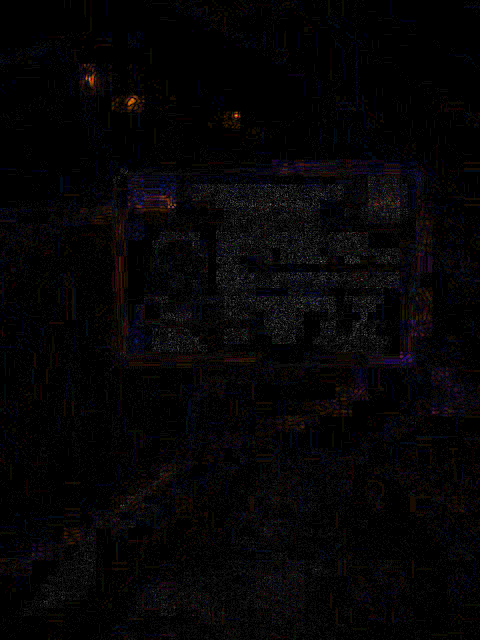
#> input picture outputs/ela.png, 480 x 640 px
$ python -i image.py   (imports and definitions only)
#> lines starting #> are read from the running program, lines starting #| are printed output that depends on the picture
# Image forensics helper: ELA, metadata, residual map, and sharpness stats across ROIs.
# Usage: python3 image.py /abs/path/to/image
# Outputs saved under ./outputs

from pathlib import Path
import sys, io, json
import numpy as np
from PIL import Image, ImageChops, ImageFilter, ImageEnhance, ImageDraw, ExifTags


def error_level_analysis(pil_img: Image.Image, quality: int = 90):
    buf = io.BytesIO()
    pil_img.save(buf, "JPEG", quality=quality)
    buf.seek(0)
    jpg = Image.open(buf).convert("RGB")
    ela = ImageChops.difference(pil_img, jpg)
    extrema = ela.getextrema()  # per-channel (min,max)
    if isinstance(extrema[0], tuple):
        max_diff = max(ex[1] for ex in extrema)
    else:
        max_diff = extrema[1]
    scale = 255.0 / max(1, max_diff)
    ela = ImageEnhance.Brightness(ela).enhance(scale)
    return jpg, ela, int(max_diff), float(scale)


def to_gray_array(img: Image.Image) -> np.ndarray:
    return np.asarray(img.convert("L"), dtype=np.float32)


def laplacian_variance_via_grad(gray_arr: np.ndarray) -> float:
    # Approximate Laplacian variance using numpy gradients (no OpenCV dependency)
    gy, gx = np.gradient(gray_arr)
    gxx, _ = np.gradient(gx)
    _, gyy = np.gradient(gy)
    lap = gxx + gyy
    return float(lap.var())


def roi_rects(w: int, h: int):
    return {
        "roi_left_mid": (int(w * 0.16), int(h * 0.43), int(w * 0.18), int(h * 0.22)),
        "roi_upper_center": (int(w * 0.45), int(h * 0.23), int(w * 0.35), int(h * 0.12)),
        "roi_right_mid": (int(w * 0.62), int(h * 0.50), int(w * 0.28), int(h * 0.18)),
        "roi_background": (int(w * 0.09), int(h * 0.83), int(w * 0.20), int(h * 0.12)),
    }


def analyze_image(image_path: Path) -> dict:
#> called with image_path = 'outputs/ela.png'
    out_dir = Path.cwd() / "outputs"
    out_dir.mkdir(parents=True, exist_ok=True)

    img = Image.open(image_path).convert("RGB")
#> img is the input picture: PIL image 480x640 RGB; mean R, G, B 5.4, 4.4, 5.5
    w, h = img.size
#> w = 480; h = 640
    basic_info = {"path": str(image_path), "format": "RGB", "width": w, "height": h}

    # Metadata (best-effort)
    meta = {}
    try:
        exif = getattr(img, "_getexif", lambda: None)()
        if exif:
            for tag, value in exif.items():
                key = ExifTags.TAGS.get(tag, str(tag))
                meta[key] = str(value)
        for k, v in img.info.items():
            meta[str(k)] = str(v)
#> this loop made 0 passes
#> after the loop, meta = 0 items
    except Exception as e:
        meta = {"error": str(e)}

    # ELA
    _, ela_img, ela_max_diff, ela_scale = error_level_analysis(img, quality=92)
#> in error_level_analysis, `ela = ImageChops.difference(pil_img, jpg)`:
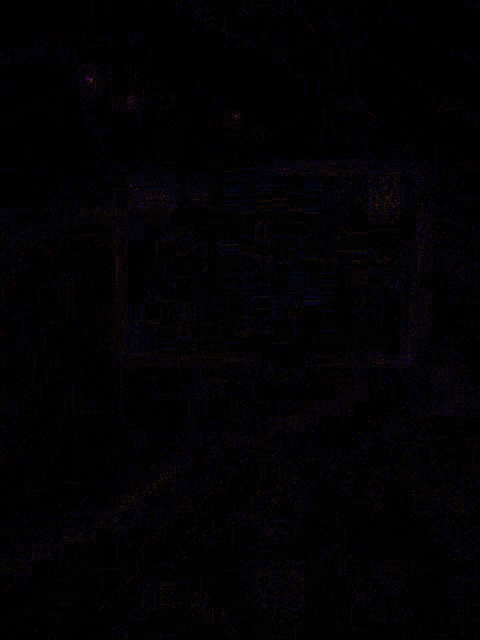
#> ela: PIL image 480x640 RGB; mean R, G, B 2.4, 1.7, 3.3
#> in error_level_analysis, `extrema = ela.getextrema()`: extrema = ((0, 82), (0, 39), (0, 78))
#> in error_level_analysis, `max_diff = max(ex[1] for ex in extrema)`: max_diff = 82
#> in error_level_analysis, `scale = 255.0 / max(1, max_diff)`: scale = 3.11
#> in error_level_analysis, `ela = ImageEnhance.Brightness(ela).enhance(scale)`:
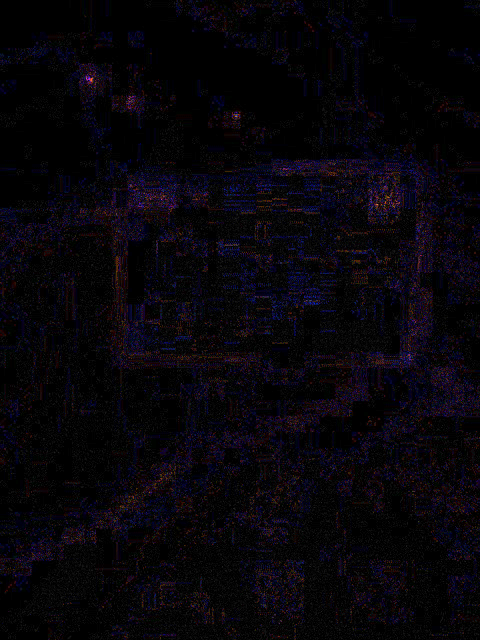
#> ela: PIL image 480x640 RGB; mean R, G, B 7.3, 5, 9.9
#> ela_max_diff = 82; ela_scale = 3.11
    ela_path = out_dir / "ela.png"
    ela_img.save(ela_path)

    # Residual (unsharp)
    blurred = img.filter(ImageFilter.GaussianBlur(radius=1.2))
    residual = ImageChops.subtract(img, blurred)
    residual_gray = residual.convert("L")
    residual_path = out_dir / "residual.png"
    residual_gray.save(residual_path)

    # Sharpness stats over ROIs
    gray_arr = to_gray_array(img)
    rois = roi_rects(w, h)
    sharp_stats = {}
    for name, (x, y, w0, h0) in rois.items():
        x2, y2 = min(w, x + w0), min(h, y + h0)
        crop = gray_arr[y:y2, x:x2]
        sharp_stats[name] = {
            "laplacian_variance": round(laplacian_variance_via_grad(crop), 4),
            "mean": round(float(np.mean(crop)), 4),
            "std": round(float(np.std(crop)), 4),
            "shape": [int(crop.shape[0]), int(crop.shape[1])],
        }
#> this loop made 4 passes
#> pass 1, in analyze_image, `crop = gray_arr[y:y2, x:x2]`:
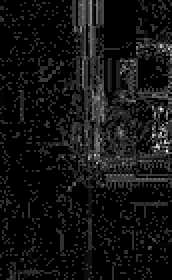
#> crop: shape (140, 86) float32 (shown 2 times larger); min 0, max 63, mean 4.7; drawn with min black and max white
#> pass 1, in laplacian_variance_via_grad, `gy, gx = np.gradient(gray_arr)`:
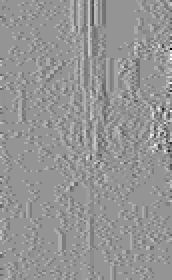
#> gx: shape (140, 86) float32 (shown 2 times larger); min -39, max 28, mean 0.1; drawn with min black and max white
#> pass 1, in laplacian_variance_via_grad, `gxx, _ = np.gradient(gx)`:
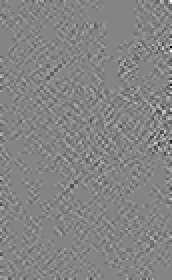
#> gxx: shape (140, 86) float32 (shown 2 times larger); min -26, max 24, mean 0; drawn with min black and max white
#> after the loop:
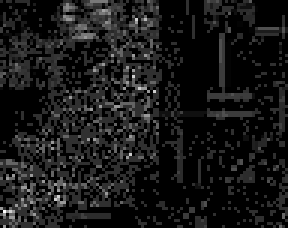
#> crop: shape (76, 96) float32 (shown 3 times larger); min 0, max 63, mean 6; drawn with min black and max white
#> after the loop, sharp_stats = 4 items

    # Annotated ROI overlay
    annot = img.copy()
    drw = ImageDraw.Draw(annot)
    for name, (x, y, w0, h0) in rois.items():
        drw.rectangle([x, y, x + w0, y + h0], outline=(255, 255, 255), width=2)
        drw.text((x, max(0, y - 12)), name, fill=(255, 255, 255))
    annot_path = out_dir / "annotated_rois.jpg"
    annot.save(annot_path)
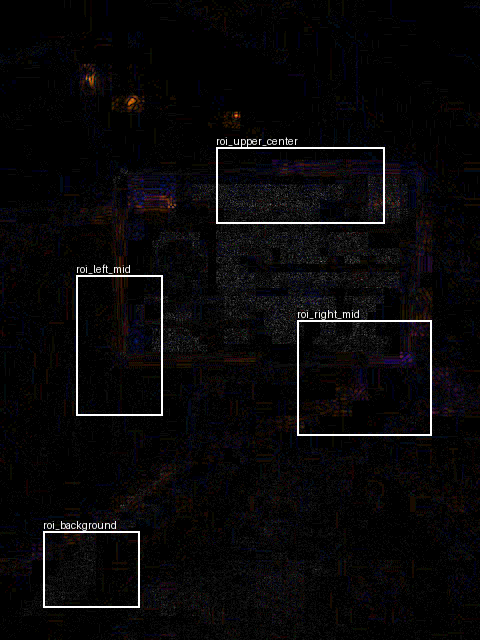
#> saved as annotated_rois.jpg: PIL image 480x640 RGB; mean R, G, B 8.7, 7.8, 8.8

    report = {
        "basic_info": basic_info,
        "metadata_info": meta,
        "ela": {"max_diff": ela_max_diff, "scale_used": ela_scale, "image_path": str(ela_path)},
        "residual_image": str(residual_path),
        "sharpness_stats": sharp_stats,
        "artifacts": {"annotated_rois": str(annot_path), "ela_image": str(ela_path), "residual_image": str(residual_path)},
    }
    report_path = out_dir / "forensic_report.json"
    with open(report_path, "w", encoding="utf-8") as f:
        json.dump(report, f, ensure_ascii=False, indent=2)

    print("BASIC INFO:", basic_info)
#| BASIC INFO: {'path': 'outputs/ela.png', 'format': 'RGB', 'width': 480, 'height': 640}
    print("\nEla: max diff:", ela_max_diff, " scale:", round(ela_scale, 3))
#| Ela: max diff: 82  scale: 3.11
    print("\nSharpness stats per ROI:")
    for k, v in sharp_stats.items():
        print(" ", k, "=> LapVar:", v["laplacian_variance"], " mean:", v["mean"], " std:", v["std"])
#> this loop made 4 passes
#> k on passes 1 to 4: 'roi_left_mid', 'roi_upper_center', 'roi_right_mid', 'roi_background'
#|   roi_left_mid => LapVar: 27.028  mean: 4.6672  std: 7.2857
#|   roi_upper_center => LapVar: 90.8983  mean: 10.6495  std: 12.3674
#|   roi_right_mid => LapVar: 46.125  mean: 6.7285  std: 9.1151
#|   roi_background => LapVar: 45.5556  mean: 5.9707  std: 8.1379
    print("\nArtifacts written:")
    for k, v in report["artifacts"].items():
        print(" ", k, "->", v)
#> this loop made 3 passes
#|   annotated_rois -> outputs/annotated_rois.jpg
#|   ela_image -> outputs/ela.png
#|   residual_image -> outputs/residual.png
    print("\nForensic JSON report:", str(report_path))

    return report


def main(argv) -> int:
    if len(argv) != 2:
        print("usage: python3 image.py /abs/path/to/image", file=sys.stderr)
        return 2
    img_path = Path(argv[1])
    if not img_path.exists():
        print(f"❌ not found: {img_path}", file=sys.stderr)
        return 2
    analyze_image(img_path)
    return 0


# [2 lines not run here, left out]

>>> result = analyze_image('outputs/ela.png')
#> result = 6 items
